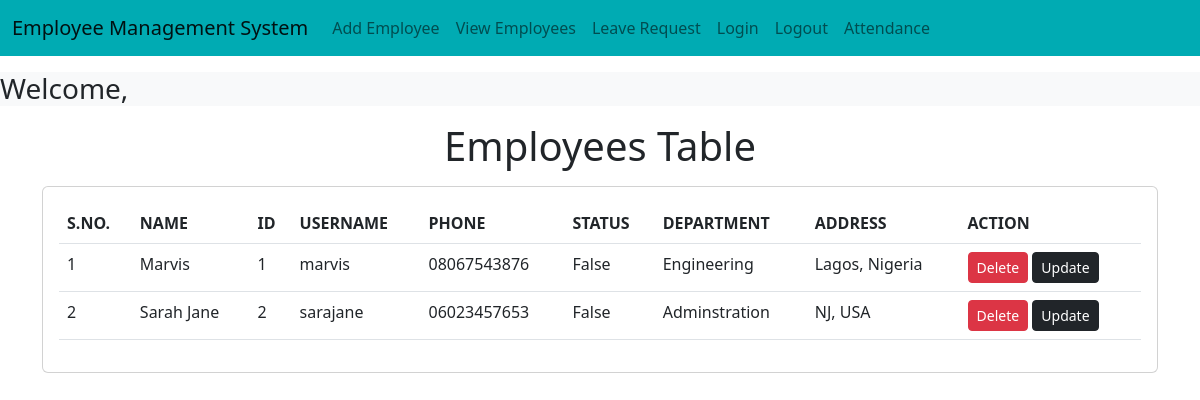
The page / on the database its author committed.
### emp/models.py (models this page shows, shortened)
class Emp(models.Model):
    name=models.CharField(max_length=200)
    emp_id=models.CharField(max_length=200)
    username=models.CharField(max_length=200)
    phone=models.CharField(max_length=10)
    address=models.CharField(max_length=150)
    working=models.BooleanField(default=True)
    department=models.CharField(max_length=200)

### emp/views.py (the view)
# urls.py: path("",fun.emp_home),
def emp_home(request):
    emps=Emp.objects.all()
    return render(request,"emp/home.html",{'emps':emps})

### templates/emp/home.html (shortened to what this page needs)
<!doctype html>
<html lang="en">
  <head>
    <link href="https://cdn.jsdelivr.net/npm/bootstrap@5.2.2/dist/css/bootstrap.min.css" rel="stylesheet">
  </head>
  <body>
    {% include 'emp/navbar.html' %}
    <h3 class="text-left my-3 bg-light">Welcome, {{ user.username }}</h3>
    <h1 class="text-center my-3">Employees Table</h1>
    <div class="container">
      <div class="row">
        <div class="col-md-12">
          <div class="card">
            <div class="card-body">
              <table class="table">
                <thead>
                  <tr>
                    <th>S.NO.</th>
                    <th>NAME</th>
                    <th>ID</th>
                    <th>USERNAME</th>
                    <th>PHONE</th>
                    <th>STATUS</th>
                    <th>DEPARTMENT</th>
                    <th>ADDRESS</th>
                    <th>ACTION</th>
                  </tr>
                </thead>
                <tbody>
                  {% for e in emps %}
                  <tr>
                    <td>{{forloop.counter}}</td>
                    <td>{{e.name}}</td>
                    <td>{{e.emp_id}}</td>
                    <td>{{e.username}}</td>
                    <td>{{e.phone}}</td>
                    <td>{{e.working}}</td>
                    <td>{{e.department}}</td>
                    <td>{{e.address}}</td>
                    <td>
                      <a href="/emp/delete-emp/{{e.id}}" class="btn btn-danger btn-sm">Delete</a>
                      <a href="/emp/update-emp/{{e.id}}" class="btn btn-dark btn-sm">Update</a>
                    </td>
                  </tr>
                  {%endfor%}
                </tbody>
              </table>
            </div>
          </div>
        </div>
      </div>
    </div>
  </body>
</html>

### templates/emp/navbar.html (shortened to what this page needs)
<nav class="navbar navbar-expand-lg" style="background-color: #00ABB3;">
    <div class="container-fluid">
      <a class="navbar-brand" href="/emp/home/">Employee Management System</a>
      <div class="collapse navbar-collapse" id="navbarSupportedContent">
        <ul class="navbar-nav me-auto mb-2 mb-lg-0">
          <li class="nav-item">
            <a class="nav-link" href="/emp/add-emp/">Add Employee</a>
          </li>
          <li><a class="nav-link" href="/emp/home/">View Employees</a></li>
          <li><a class="nav-link" href="/emp/leave/">Leave Request</a></li>
          {% if user.is_authenticated %}
          <li><a class="nav-link" href="/emp/home/"></a></li>
          {% else %}
          <li><a class="nav-link" href="/accounts/login/">Login</a></li>
          {% endif %}
          <li><a class="nav-link" href="/accounts/login/">Logout</a></li>
          <li><a class="nav-link" href="/emp/leave/">Attendance</a></li>
        </ul>
      </div>
    </div>
</nav>

### rows shown on the page
Emp: name "Marvis", emp_id "1", username "marvis", phone "08067543876", working "False", department "Engineering", address "Lagos, Nigeria"
Emp: name "Sarah Jane", emp_id "2", username "sarajane", phone "06023457653", working "False", department "Adminstration", address "NJ, USA"
